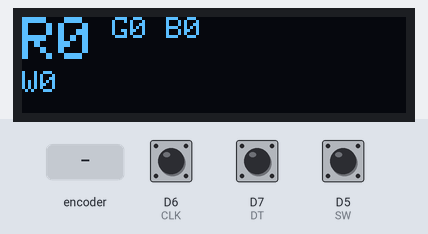
A sketch run on a simulated ESP8266 (Wemos D1 mini). On the bench: 128×32 one-colour display. The test bench sets the inputs (shaded band); at power-on: D5 (SW) HIGH, D6 (CLK) HIGH, D7 (DT) HIGH. WiFi joins after 1.5 s; servers stay silent unless stated; the display library's start-up logo is not drawn; uploads are accepted with an empty reply; what the sketch prints to the serial monitor is not drawn.

Above: at 6.9 s.
7.0 s: D5 (SW) pulled LOW for 1 s
At 8.9 s:
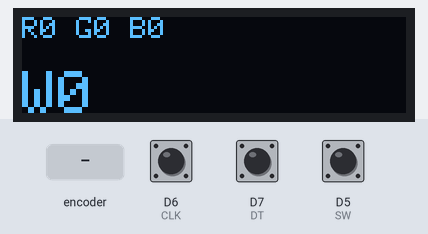
9.5 s: rotary encoder on D6 (CLK) / D7 (DT) turned 1 step (first pin leading)
At 9.62 s:
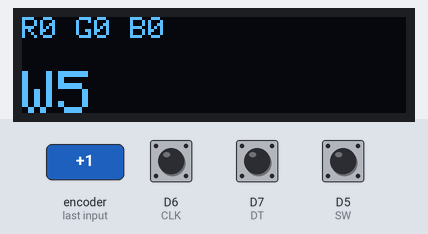
11.2 s: rotary encoder on D6 (CLK) / D7 (DT) turned 3 steps (first pin leading)
At 12.0 s:
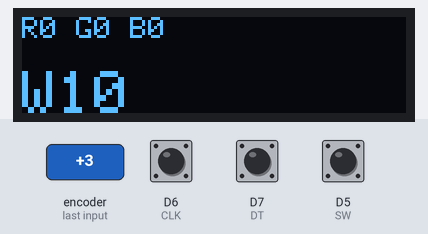
13.3 s: D5 (SW) pulled LOW for 0.15 s
At 13.7 s:
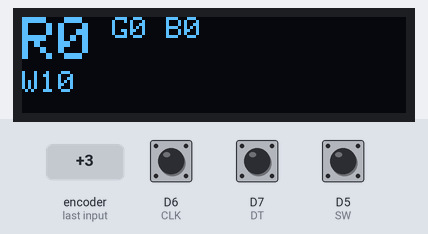
Timing chart, 0 to 15.9 s (numbered marks = the images above; inputs shaded):
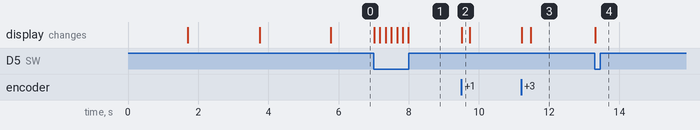

The sketch:

rotary_encoder_remote_controller.ino
```cpp
// Used hardware:
// D1 Mini Lite
// D1 Mini Battery shield
// HW-040 Rotary Encoder
// 0.91" OLED display

#include <Wire.h>
#include <Adafruit_SSD1306.h>


#include <ESP8266WiFi.h>
#include <ESP8266HTTPClient.h>
#include <WiFiClient.h>


// Declaration for an SSD1306 display connected to I2C (SDA, SCL pins)
#define OLED_RESET      -1    // Reset pin # (or -1 if sharing Arduino reset pin)
#define SCREEN_WIDTH    128   // OLED display width, in pixels
#define SCREEN_HEIGHT   32    // OLED display height, in pixels
#define LOGO_HEIGHT   16
#define LOGO_WIDTH    16
static const unsigned char PROGMEM logo_bmp[] =
{ B00000000, B11000000,
  B00000001, B11000000,
  B00000001, B11000000,
  B00000011, B11100000,
  B11110011, B11100000,
  B11111110, B11111000,
  B01111110, B11111111,
  B00110011, B10011111,
  B00011111, B11111100,
  B00001101, B01110000,
  B00011011, B10100000,
  B00111111, B11100000,
  B00111111, B11110000,
  B01111100, B11110000,
  B01110000, B01110000,
  B00000000, B00110000
};
Adafruit_SSD1306 display(SCREEN_WIDTH, SCREEN_HEIGHT, &Wire, OLED_RESET);


// Declaration for rotary encoder
#define SW     D5             // switch
#define CLK    D6             // clock
#define DT     D7             // data


// Declaration for wifi client
#define WIFI_SSID           "IoT"
#define WIFI_PASSWORD       "qSUpFC3XyLSLabgQ"
String serverName = "http://192.168.2.95:80";
WiFiClient client;
HTTPClient http;


// time related sutff
unsigned long lastMeasureTime = 0;
int dataReadInterval = 5;


// RGBW channgels and index pointing at the channel
int channelIndex = 0;
int channelCount = 4;
int channelValueList[4] = {0, 0, 0, 0};
int previousValues[4] = {0, 0, 0, 0};
String channelNameList[4] = {"R", "G", "B", "W"};


// program data
int currentCLK;
int previousCLK;
String encoderDirection = "";


void setup() {
  // setup serial console
  Serial.begin(115200);


  // setup wifi
  Serial.println();
  Serial.println();
  Serial.print("Connecting to ");
  Serial.println(WIFI_SSID);

  /* Explicitly set the ESP8266 to be a WiFi-client, otherwise, it by default,
     would try to act as both a client and an access-point and could cause
     network-issues with your other WiFi-devices on your WiFi-network. */
  WiFi.mode(WIFI_STA);
  WiFi.begin(WIFI_SSID, WIFI_PASSWORD);

  while (WiFi.status() != WL_CONNECTED) {
    delay(500);
    Serial.print(".");
  }

  Serial.println("");
  Serial.println("WiFi connected");
  Serial.println("IP address: ");
  Serial.println(WiFi.localIP());

  testWifiClient();


  Serial.println("setup pins");
  // setup pin mode

  pinMode(SW, INPUT_PULLUP);
  pinMode(CLK, INPUT);
  pinMode(DT, INPUT);

  // SSD1306_SWITCHCAPVCC = generate display voltage from 3.3V internally
  if (!display.begin(SSD1306_SWITCHCAPVCC, 0x3C)) { // Address 0x3C for 128x32
    Serial.println(F("SSD1306 allocation failed"));
    for (;;); // Don't proceed, loop forever
  }

  // Show initial display buffer contents on the screen --
  // the library initializes this with an Adafruit splash screen.
  Serial.println("begin display");
  display.display();
  delay(2000); // Pause for 2 seconds

  // Clear the buffer
  Serial.println("clear display");
  display.clearDisplay();

  // Draw a single pixel in white
  Serial.println("draw test pixel");
  display.drawPixel(10, 10, SSD1306_WHITE);

  // Show the display buffer on the screen. You MUST call display() after
  // drawing commands to make them visible on screen!
  display.display();
  delay(2000);

  Serial.println("clear test pixel");
  display.clearDisplay();
  previousCLK = digitalRead(CLK);
  Serial.println("read clk");
  showText(millis());
}

void loop() {
  unsigned long currentTime = millis();
  int switchValue = digitalRead(SW);


  // process data from pins
  // dataReadInterval is basically a simple debounce
  if ((currentTime - lastMeasureTime) >= dataReadInterval) {
    int dataValue = digitalRead(DT);
    currentCLK = digitalRead(CLK);

    if (currentCLK != previousCLK) {
      if (dataValue != currentCLK) {

        int stepSize = 5;
        if (channelIndex == 3) {
          stepSize = 25;
        } else {
          stepSize = 5;
        }

        int value = channelValueList[channelIndex];

        if (value <= stepSize) {
          channelValueList[channelIndex] += (stepSize / 5);
        } else {
          channelValueList[channelIndex] += stepSize;
        }


        if (channelValueList[channelIndex] >= 255) {
          channelValueList[channelIndex] = 255;
        }
        encoderDirection = "clockwise";
      } else {

        int stepSize = 5;
        if (channelIndex == 3) {
          stepSize = 25;
        } else {
          stepSize = 5;
        }

        int value = channelValueList[channelIndex];

        if (value <= stepSize) {
          channelValueList[channelIndex] -= (stepSize / 5);
        } else {
          channelValueList[channelIndex] -= stepSize;
        }


        if (channelValueList[channelIndex] <= 0) {
          channelValueList[channelIndex] = 0;
        }
        encoderDirection = "counter-clockwise";
      }
      Serial.print("encoderDirection ");
      Serial.println(encoderDirection);
      showText(currentTime);
    }

    previousCLK = currentCLK;
    lastMeasureTime = currentTime;
  }

  if (switchValue == LOW) {
    Serial.println("switch pressed");
    switchClick();
    delay(150);
  }
}


void showText(unsigned long currentTime) {
  displayData();

  Serial.print(" channelValueList[channelIndex] value: ");
  Serial.print(channelValueList[channelIndex]);
  Serial.println();

    sendApiCall();
}


void switchClick() {
  channelIndex++;
  if (channelIndex >= channelCount) {
    channelIndex = 0;
  }

  displayData();

  Serial.println("switchClick");
}

void displayData() {
  display.setTextColor(WHITE);
  display.clearDisplay();
  displayChannelName();
  displayChannelState();
  display.display();
}

void displayChannelName() {
  String channelName = channelNameList[channelIndex];
}

void displayChannelState() {
  display.setCursor(0, 0);

  displayChannel(0);
  displayChannel(1);
  displayChannel(2);

  display.setCursor(0, 18);
  displayChannel(3);
}

void displayChannel(int index) {
  String channelName = channelNameList[index];

  if (channelIndex == index) {
    display.setTextSize(2);
  } else {
    display.setTextSize(1);
  }
  display.print(channelName);
  display.print(channelValueList[index]);
  display.setTextSize(1);
  display.print(" ");
  display.setTextSize(1);
}

void sendApiCall() {
  boolean arraysNotIdentical = memcmp(previousValues, channelValueList, sizeof(previousValues)) != 0;

  if (arraysNotIdentical) {
    Serial.println("sendApiCall");

    if (WiFi.status() == WL_CONNECTED) {
      String serverPath = serverName + "/rgbSimple?r=" + channelValueList[0] + "&g=" + channelValueList[1] + "&b=" + channelValueList[2] + "&w=" + channelValueList[3] ;
      Serial.println("serverPath: " + serverPath);

      // Your Domain name with URL path or IP address with path
      http.begin(client, serverPath.c_str());

      // Send HTTP GET request
      int httpResponseCode = http.GET();

      if (httpResponseCode > 0) {
        Serial.print("HTTP Response code: ");
        Serial.println(httpResponseCode);
        String payload = http.getString();
        Serial.println(payload);
      }
      else {
        Serial.print("Error code: ");
        Serial.println(httpResponseCode);
      }
      // Free resources
      http.end();
    }
    else {
      Serial.println("WiFi Disconnected");
    }
  } else {
    Serial.println("values are identical");
  }

  memcpy(previousValues, channelValueList, sizeof channelValueList);
}

void testWifiClient() {
  Serial.println("testWifiClient");

  if (WiFi.status() == WL_CONNECTED) {
    String serverPath = serverName + "/random";

    // Your Domain name with URL path or IP address with path
    http.begin(client, serverPath.c_str());

    // Send HTTP GET request
    int httpResponseCode = http.GET();

    if (httpResponseCode > 0) {
      Serial.print("HTTP Response code: ");
      Serial.println(httpResponseCode);
      String payload = http.getString();
      Serial.println(payload);
    }
    else {
      Serial.print("Error code: ");
      Serial.println(httpResponseCode);
    }
    // Free resources
    http.end();
  }
  else {
    Serial.println("WiFi Disconnected");
  }
}
```

Measured:
- after the input at 7.0 s, the display: first changes at once (image 1 shows a later state)
- after the input at 9.5 s, the display: changes at once (image 2)
- after the input at 11.2 s, the display: first changes at once (image 3 shows a later state)
- after the input at 13.3 s, the display: changes at once (image 4)
